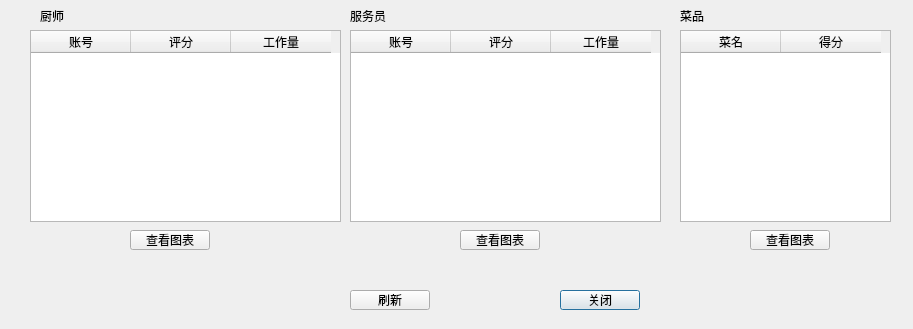
<?xml version="1.0" encoding="UTF-8"?>
<ui version="4.0">
 <class>ui_manager</class>
 <widget class="QDialog" name="ui_manager">
  <property name="geometry">
   <rect>
    <x>0</x>
    <y>0</y>
    <width>913</width>
    <height>329</height>
   </rect>
  </property>
  <property name="windowTitle">
   <string>Dialog</string>
  </property>
  <widget class="QPushButton" name="pushButton">
   <property name="geometry">
    <rect>
     <x>560</x>
     <y>290</y>
     <width>80</width>
     <height>20</height>
    </rect>
   </property>
   <property name="text">
    <string>关闭</string>
   </property>
  </widget>
  <widget class="QTableWidget" name="tableWidget">
   <property name="geometry">
    <rect>
     <x>30</x>
     <y>30</y>
     <width>311</width>
     <height>192</height>
    </rect>
   </property>
   <column>
    <property name="text">
     <string>账号</string>
    </property>
   </column>
   <column>
    <property name="text">
     <string>评分</string>
    </property>
   </column>
   <column>
    <property name="text">
     <string>工作量</string>
    </property>
   </column>
  </widget>
  <widget class="QTableWidget" name="tableWidget_2">
   <property name="geometry">
    <rect>
     <x>350</x>
     <y>30</y>
     <width>311</width>
     <height>192</height>
    </rect>
   </property>
   <column>
    <property name="text">
     <string>账号</string>
    </property>
   </column>
   <column>
    <property name="text">
     <string>评分</string>
    </property>
   </column>
   <column>
    <property name="text">
     <string>工作量</string>
    </property>
   </column>
  </widget>
  <widget class="QLabel" name="label">
   <property name="geometry">
    <rect>
     <x>40</x>
     <y>10</y>
     <width>54</width>
     <height>12</height>
    </rect>
   </property>
   <property name="text">
    <string>厨师</string>
   </property>
  </widget>
  <widget class="QLabel" name="label_2">
   <property name="geometry">
    <rect>
     <x>350</x>
     <y>10</y>
     <width>54</width>
     <height>12</height>
    </rect>
   </property>
   <property name="text">
    <string>服务员</string>
   </property>
  </widget>
  <widget class="QTableWidget" name="tableWidget_3">
   <property name="geometry">
    <rect>
     <x>680</x>
     <y>30</y>
     <width>211</width>
     <height>192</height>
    </rect>
   </property>
   <column>
    <property name="text">
     <string>菜名</string>
    </property>
   </column>
   <column>
    <property name="text">
     <string>得分</string>
    </property>
   </column>
  </widget>
  <widget class="QLabel" name="label_3">
   <property name="geometry">
    <rect>
     <x>680</x>
     <y>10</y>
     <width>54</width>
     <height>12</height>
    </rect>
   </property>
   <property name="text">
    <string>菜品</string>
   </property>
  </widget>
  <widget class="QPushButton" name="pushButton_2">
   <property name="geometry">
    <rect>
     <x>350</x>
     <y>290</y>
     <width>80</width>
     <height>20</height>
    </rect>
   </property>
   <property name="text">
    <string>刷新</string>
   </property>
  </widget>
  <widget class="QPushButton" name="pushButton_3">
   <property name="geometry">
    <rect>
     <x>750</x>
     <y>230</y>
     <width>80</width>
     <height>20</height>
    </rect>
   </property>
   <property name="text">
    <string>查看图表</string>
   </property>
  </widget>
  <widget class="QPushButton" name="pushButton_4">
   <property name="geometry">
    <rect>
     <x>460</x>
     <y>230</y>
     <width>80</width>
     <height>20</height>
    </rect>
   </property>
   <property name="text">
    <string>查看图表</string>
   </property>
  </widget>
  <widget class="QPushButton" name="pushButton_5">
   <property name="geometry">
    <rect>
     <x>130</x>
     <y>230</y>
     <width>80</width>
     <height>20</height>
    </rect>
   </property>
   <property name="text">
    <string>查看图表</string>
   </property>
  </widget>
 </widget>
 <resources/>
 <connections/>
</ui>
